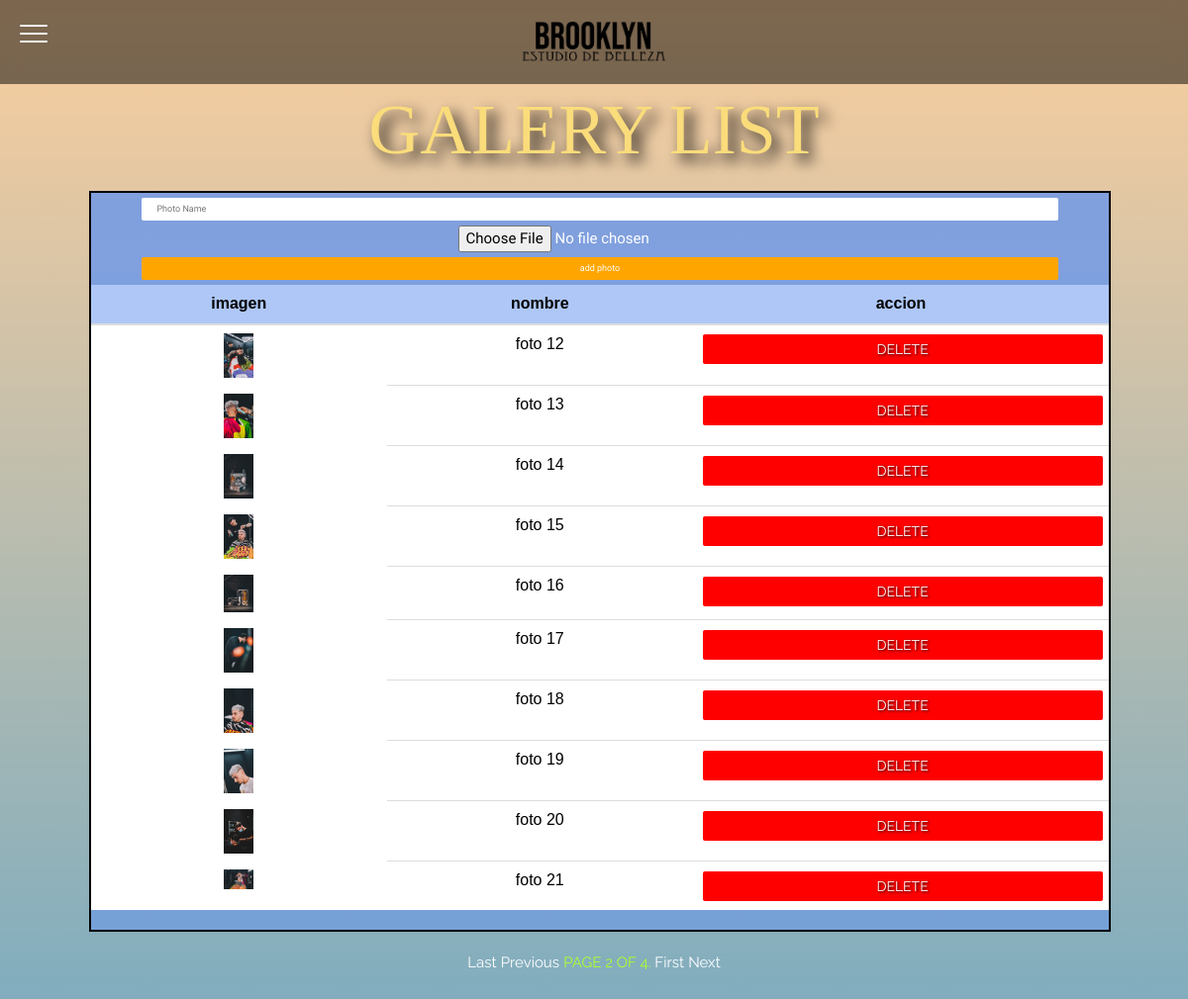
Screenshot of /en/peluqueria/galeria/?page=2 (signed in) with the database file from the repository.
### apppeluqueria/models.py (models this page shows, shortened)
class galeria(models.Model):
    nombre_foto = models.CharField(max_length=100)
    imagen = models.ImageField(blank=True, null=True)
    class Meta:
        ordering = ['id']

### apppeluqueria/views.py (the view, shortened to what this page needs)
# urls.py: path('galeria/', login_required(views.galeriaList), name='galeria'),
@permission_required('auth.is_trabajador', raise_exception=True)
def galeriaList(request):
    form = CreateGaleriaForm()
    imagenes = galeria.objects.all()
    imagens = imagenes
    paginator = Paginator(imagens, 10)
    page_number = request.GET.get('page')
    page_obj = paginator.get_page(page_number)
    return render( request ,'others/galeria-list.html', context = {'form':form,'imagenes':page_obj})

### apppeluqueria/forms.py
class CreateGaleriaForm(forms.ModelForm):
    class Meta:
        model = galeria
        fields = '__all__'

### apppeluqueria/templates/others/galeria-list.html (shortened to what this page needs)
{% load static %}
{% load i18n %}
<link rel='stylesheet' href='https://stackpath.bootstrapcdn.com/bootstrap/4.1.3/css/bootstrap.min.css'>
<link rel='stylesheet' href='https://maxcdn.icons8.com/fonts/line-awesome/1.1/css/line-awesome-font-awesome.min.css'>
<link rel="stylesheet" href="https://pro.fontawesome.com/releases/v5.10.0/css/all.css"/>
<link rel="stylesheet" href="{% static 'css/client/client.css' %}">
<link rel="stylesheet" href="{% static 'css/header/styles.css' %}">
{% block content %}
<body class="galery-list" style="background-image:url({% static 'img/fondo-clients-list.jpg' %});">
    <div class="grid-container-role-galery">
        <div class="a">
            <div class="top-header">
                {% include "header.html" %}
            </div>
        </div>
        <div class="b" style=" background: -prefix-linear-gradient(rgba(246, 157, 60,.5), rgba(63, 135, 166,.7));background: linear-gradient(rgba(246, 157, 60,.5), rgba(63, 135, 166,.7));">
            <div class="galerylist">
                <p>{% trans "Galery list" %}</p>
                <div class="table-responsive-final">
                    <div class="inphor"><form action="" method="post">{% csrf_token %}<input type="text" name="nombre_foto" maxlength="100" required id="id_nombre_foto" placeholder="{% trans "Photo Name" %}"><input type="file" name="imagen" accept="image/*" id="id_imagen"><input type="submit" value="{% trans "add photo" %}"></form></div>
                    <table class="table">
                        <thead>
                          <tr>
                            <th scope="col">imagen</th>
                            <th scope="col">nombre</th>
                            <th scope="col">accion</th>
                          </tr>
                        </thead>
                        <tbody class="bg-white">
                        {% for imagen in imagenes %}
                          <tr>
                            <th scope="row" class="grid-gallery__image"><img src="{{ imagen.imagen.url }}" width="30"></th>
                            <td>{{ imagen.nombre_foto }}</td>
                            <td><form action="" method="POST" id="userDeleteForm"><p class="remove" onclick="borrarCliente()">{% trans "Delete" %}</p></form></td>
                          </tr>
                        {% endfor %}
                        </tbody>
                    </table>
                </div>
                <div class="pagination">
                    <span class="step-links">
                        {% if imagenes.has_next %}
                            <a href="?page={{ imagenes.paginator.num_pages }}">{% trans "last" %}</a>
                        {% endif %}
                        {% if imagenes.has_previous %}
                            <a href="?page={{ imagenes.previous_page_number }}">{% trans "previous" %}</a>
                        {% endif %}
                        <span class="current">
                            {% trans "Page" %} {{ imagenes.number }} {% trans "of" %} {{ imagenes.paginator.num_pages }}.
                        </span>
                        {% if imagenes.has_previous %}
                            <a href="?page=1">{% trans "first" %}</a>
                        {% endif %}
                        {% if imagenes.has_next %}
                            <a href="?page={{ imagenes.next_page_number }}">{% trans "next" %}</a>
                        {% endif %}
                    </span>
                </div>
            </div>
        </div>
    </div>
</body>
{% endblock %}

### rows the page displays
galeria: imagen (picture), nombre_foto "foto 12"
galeria: imagen (picture), nombre_foto "foto 13"
galeria: imagen (picture), nombre_foto "foto 14"
galeria: imagen (picture), nombre_foto "foto 15"
galeria: imagen (picture), nombre_foto "foto 16"
galeria: imagen (picture), nombre_foto "foto 17"
galeria: imagen (picture), nombre_foto "foto 18"
galeria: imagen (picture), nombre_foto "foto 19"
galeria: imagen (picture), nombre_foto "foto 20"
galeria: imagen (picture), nombre_foto "foto 21"

### other values shown
{{ imagenes.number }} "2"
{{ imagenes.paginator.num_pages }} "4"
